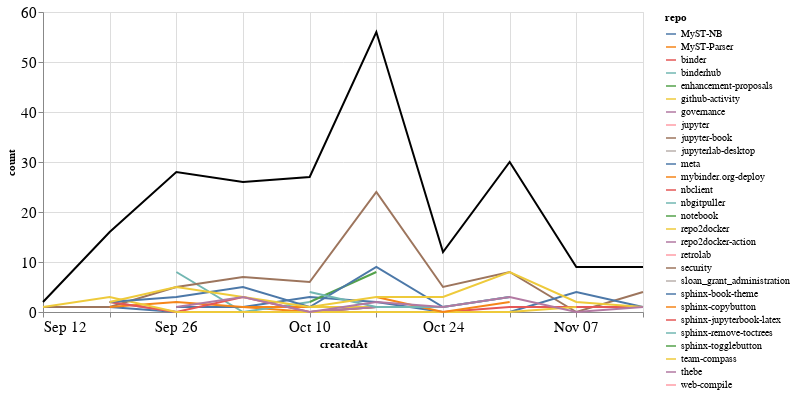

Notebook cell for this chart:
### Markdown cell above
### Comments

### Code cell
comments_time = comments.groupby('repo').resample('W', on='createdAt').count()['author'].reset_index()
comments_time = comments_time.rename(columns={'author': 'count'})
comments_time_total = comments_time.groupby('createdAt').agg({"count": "sum"}).reset_index()
ch1 = alt.Chart(comments_time, width=600).mark_line().encode(
    x='createdAt',
    y='count',
    color='repo',
    tooltip="repo"
)

ch2 = alt.Chart(comments_time_total, width=600).mark_line(color="black").encode(
    x='createdAt',
    y='count',
)

ch1 + ch2

### Figure 1 — Vega-Lite specification as saved in the notebook (floating-point values rounded to 4 significant figures)
{"config": {"axisLeft": {"labelFontSize": 15}, "axisBottom": {"labelFontSize": 15}}, "layer": [{"data": {"name": "data-9da5fb0c7ee33df718672b193ecc0fcf"}, "mark": "line", "encoding": {"color": {"type": "nominal", "field": "repo"}, "tooltip": {"type": "nominal", "field": "repo"}, "x": {"type": "temporal", "field": "createdAt"}, "y": {"type": "quantitative", "field": "count"}}, "width": 600}, {"data": {"name": "data-f4c0a3d9cac92ed07d60b9e13d284a9f"}, "mark": {"type": "line", "color": "black"}, "encoding": {"x": {"type": "temporal", "field": "createdAt"}, "y": {"type": "quantitative", "field": "count"}}, "width": 600}], "$schema": "https://vega.github.io/schema/vega-lite/v4.8.1.json", "datasets": {"data-9da5fb0c7ee33df718672b193ecc0fcf": [{"repo": "MyST-NB", "createdAt": "2021-09-19T00:00:00", "count": 1}, {"repo": "MyST-NB", "createdAt": "2021-09-26T00:00:00", "count": 0}, {"repo": "MyST-NB", "createdAt": "2021-10-03T00:00:00", "count": 0}, {"repo": "MyST-NB", "createdAt": "2021-10-10T00:00:00", "count": 0}, {"repo": "MyST-NB", "createdAt": "2021-10-17T00:00:00", "count": 1}, {"repo": "MyST-NB", "createdAt": "2021-10-24T00:00:00", "count": 1}, {"repo": "MyST-Parser", "createdAt": "2021-09-26T00:00:00", "count": 1}, {"repo": "MyST-Parser", "createdAt": "2021-10-03T00:00:00", "count": 1}, {"repo": "MyST-Parser", "createdAt": "2021-10-10T00:00:00", "count": 0}, {"repo": "MyST-Parser", "createdAt": "2021-10-17T00:00:00", "count": 1}, {"repo": "binder", "createdAt": "2021-09-19T00:00:00", "count": 1}, {"repo": "binderhub", "createdAt": "2021-09-26T00:00:00", "count": 8}, {"repo": "binderhub", "createdAt": "2021-10-03T00:00:00", "count": 0}, {"repo": "binderhub", "createdAt": "2021-10-10T00:00:00", "count": 2}, {"repo": "enhancement-proposals", "createdAt": "2021-10-10T00:00:00", "count": 2}, {"repo": "github-activity", "createdAt": "2021-10-10T00:00:00", "count": 1}, {"repo": "github-activity", "createdAt": "2021-10-17T00:00:00", "count": 1}, {"repo": "governance", "createdAt": "2021-09-19T00:00:00", "count": 2}, {"repo": "governance", "createdAt": "2021-09-26T00:00:00", "count": 0}, {"repo": "governance", "createdAt": "2021-10-03T00:00:00", "count": 0}, {"repo": "governance", "createdAt": "2021-10-10T00:00:00", "count": 0}, {"repo": "governance", "createdAt": "2021-10-17T00:00:00", "count": 1}, {"repo": "jupyter", "createdAt": "2021-11-14T00:00:00", "count": 1}, {"repo": "jupyter-book", "createdAt": "2021-09-12T00:00:00", "count": 1}, {"repo": "jupyter-book", "createdAt": "2021-09-19T00:00:00", "count": 1}, {"repo": "jupyter-book", "createdAt": "2021-09-26T00:00:00", "count": 5}, {"repo": "jupyter-book", "createdAt": "2021-10-03T00:00:00", "count": 7}, {"repo": "jupyter-book", "createdAt": "2021-10-10T00:00:00", "count": 6}, {"repo": "jupyter-book", "createdAt": "2021-10-17T00:00:00", "count": 24}, {"repo": "jupyter-book", "createdAt": "2021-10-24T00:00:00", "count": 5}, {"repo": "jupyter-book", "createdAt": "2021-10-31T00:00:00", "count": 8}, {"repo": "jupyter-book", "createdAt": "2021-11-07T00:00:00", "count": 0}, {"repo": "jupyter-book", "createdAt": "2021-11-14T00:00:00", "count": 4}, {"repo": "jupyterlab-desktop", "createdAt": "2021-09-26T00:00:00", "count": 1}, {"repo": "meta", "createdAt": "2021-09-26T00:00:00", "count": 1}, {"repo": "meta", "createdAt": "2021-10-03T00:00:00", "count": 1}, {"repo": "meta", "createdAt": "2021-10-10T00:00:00", "count": 3}, {"repo": "meta", "createdAt": "2021-10-17T00:00:00", "count": 2}, {"repo": "meta", "createdAt": "2021-10-24T00:00:00", "count": 0}, {"repo": "meta", "createdAt": "2021-10-31T00:00:00", "count": 0}, {"repo": "meta", "createdAt": "2021-11-07T00:00:00", "count": 4}, {"repo": "meta", "createdAt": "2021-11-14T00:00:00", "count": 1}, {"repo": "mybinder.org-deploy", "createdAt": "2021-09-19T00:00:00", "count": 1}, {"repo": "mybinder.org-deploy", "createdAt": "2021-09-26T00:00:00", "count": 2}, {"repo": "mybinder.org-deploy", "createdAt": "2021-10-03T00:00:00", "count": 1}, {"repo": "mybinder.org-deploy", "createdAt": "2021-10-10T00:00:00", "count": 1}, {"repo": "nbclient", "createdAt": "2021-09-19T00:00:00", "count": 2}, {"repo": "nbclient", "createdAt": "2021-09-26T00:00:00", "count": 0}, {"repo": "nbclient", "createdAt": "2021-10-03T00:00:00", "count": 3}, {"repo": "nbclient", "createdAt": "2021-10-10T00:00:00", "count": 0}, {"repo": "nbclient", "createdAt": "2021-10-17T00:00:00", "count": 0}, {"repo": "nbclient", "createdAt": "2021-10-24T00:00:00", "count": 0}, {"repo": "nbclient", "createdAt": "2021-10-31T00:00:00", "count": 1}, {"repo": "nbclient", "createdAt": "2021-11-07T00:00:00", "count": 1}, {"repo": "nbclient", "createdAt": "2021-11-14T00:00:00", "count": 1}, {"repo": "nbgitpuller", "createdAt": "2021-11-07T00:00:00", "count": 1}, {"repo": "notebook", "createdAt": "2021-10-10T00:00:00", "count": 2}, {"repo": "notebook", "createdAt": "2021-10-17T00:00:00", "count": 8}, {"repo": "repo2docker", "createdAt": "2021-09-12T00:00:00", "count": 1}, {"repo": "repo2docker", "createdAt": "2021-09-19T00:00:00", "count": 3}, {"repo": "repo2docker", "createdAt": "2021-09-26T00:00:00", "count": 0}, {"repo": "repo2docker", "createdAt": "2021-10-03T00:00:00", "count": 0}, {"repo": "repo2docker", "createdAt": "2021-10-10T00:00:00", "count": 0}, {"repo": "repo2docker", "createdAt": "2021-10-17T00:00:00", "count": 0}, {"repo": "repo2docker", "createdAt": "2021-10-24T00:00:00", "count": 0}, {"repo": "repo2docker", "createdAt": "2021-10-31T00:00:00", "count": 0}, {"repo": "repo2docker", "createdAt": "2021-11-07T00:00:00", "count": 1}, {"repo": "repo2docker-action", "createdAt": "2021-09-19T00:00:00", "count": 1}, {"repo": "retrolab", "createdAt": "2021-10-31T00:00:00", "count": 1}, {"repo": "security", "createdAt": "2021-10-03T00:00:00", "count": 1}, {"repo": "sloan_grant_administration", "createdAt": "2021-10-10T00:00:00", "count": 4}, {"repo": "sphinx-book-theme", "createdAt": "2021-09-19T00:00:00", "count": 2}, {"repo": "sphinx-book-theme", "createdAt": "2021-09-26T00:00:00", "count": 3}, {"repo": "sphinx-book-theme", "createdAt": "2021-10-03T00:00:00", "count": 5}, {"repo": "sphinx-book-theme", "createdAt": "2021-10-10T00:00:00", "count": 1}, {"repo": "sphinx-book-theme", "createdAt": "2021-10-17T00:00:00", "count": 9}, {"repo": "sphinx-book-theme", "createdAt": "2021-10-24T00:00:00", "count": 1}, {"repo": "sphinx-book-theme", "createdAt": "2021-10-31T00:00:00", "count": 3}, {"repo": "sphinx-copybutton", "createdAt": "2021-10-17T00:00:00", "count": 3}, {"repo": "sphinx-copybutton", "createdAt": "2021-10-24T00:00:00", "count": 0}, {"repo": "sphinx-copybutton", "createdAt": "2021-10-31T00:00:00", "count": 2}, {"repo": "sphinx-jupyterbook-latex", "createdAt": "2021-10-03T00:00:00", "count": 1}, {"repo": "sphinx-remove-toctrees", "createdAt": "2021-10-10T00:00:00", "count": 4}, {"repo": "sphinx-remove-toctrees", "createdAt": "2021-10-17T00:00:00", "count": 1}, {"repo": "sphinx-remove-toctrees", "createdAt": "2021-10-24T00:00:00", "count": 1}, {"repo": "sphinx-remove-toctrees", "createdAt": "2021-10-31T00:00:00", "count": 3}, {"repo": "sphinx-togglebutton", "createdAt": "2021-10-31T00:00:00", "count": 1}, {"repo": "team-compass", "createdAt": "2021-09-19T00:00:00", "count": 2}, {"repo": "team-compass", "createdAt": "2021-09-26T00:00:00", "count": 5}, {"repo": "team-compass", "createdAt": "2021-10-03T00:00:00", "count": 3}, {"repo": "team-compass", "createdAt": "2021-10-10T00:00:00", "count": 1}, {"repo": "team-compass", "createdAt": "2021-10-17T00:00:00", "count": 3}, {"repo": "team-compass", "createdAt": "2021-10-24T00:00:00", "count": 3}, {"repo": "team-compass", "createdAt": "2021-10-31T00:00:00", "count": 8}, {"repo": "team-compass", "createdAt": "2021-11-07T00:00:00", "count": 2}, {"repo": "team-compass", "createdAt": "2021-11-14T00:00:00", "count": 1}, {"repo": "thebe", "createdAt": "2021-09-26T00:00:00", "count": 1}, {"repo": "thebe", "createdAt": "2021-10-03T00:00:00", "count": 3}, {"repo": "thebe", "createdAt": "2021-10-10T00:00:00", "count": 0}, {"repo": "thebe", "createdAt": "2021-10-17T00:00:00", "count": 2}, {"repo": "thebe", "createdAt": "2021-10-24T00:00:00", "count": 1}, {"repo": "thebe", "createdAt": "2021-10-31T00:00:00", "count": 3}, {"repo": "thebe", "createdAt": "2021-11-07T00:00:00", "count": 0}, {"repo": "thebe", "createdAt": "2021-11-14T00:00:00", "count": 1}, {"repo": "web-compile", "createdAt": "2021-09-26T00:00:00", "count": 1}], "data-f4c0a3d9cac92ed07d60b9e13d284a9f": [{"createdAt": "2021-09-12T00:00:00", "count": 2}, {"createdAt": "2021-09-19T00:00:00", "count": 16}, {"createdAt": "2021-09-26T00:00:00", "count": 28}, {"createdAt": "2021-10-03T00:00:00", "count": 26}, {"createdAt": "2021-10-10T00:00:00", "count": 27}, {"createdAt": "2021-10-17T00:00:00", "count": 56}, {"createdAt": "2021-10-24T00:00:00", "count": 12}, {"createdAt": "2021-10-31T00:00:00", "count": 30}, {"createdAt": "2021-11-07T00:00:00", "count": 9}, {"createdAt": "2021-11-14T00:00:00", "count": 9}]}}
